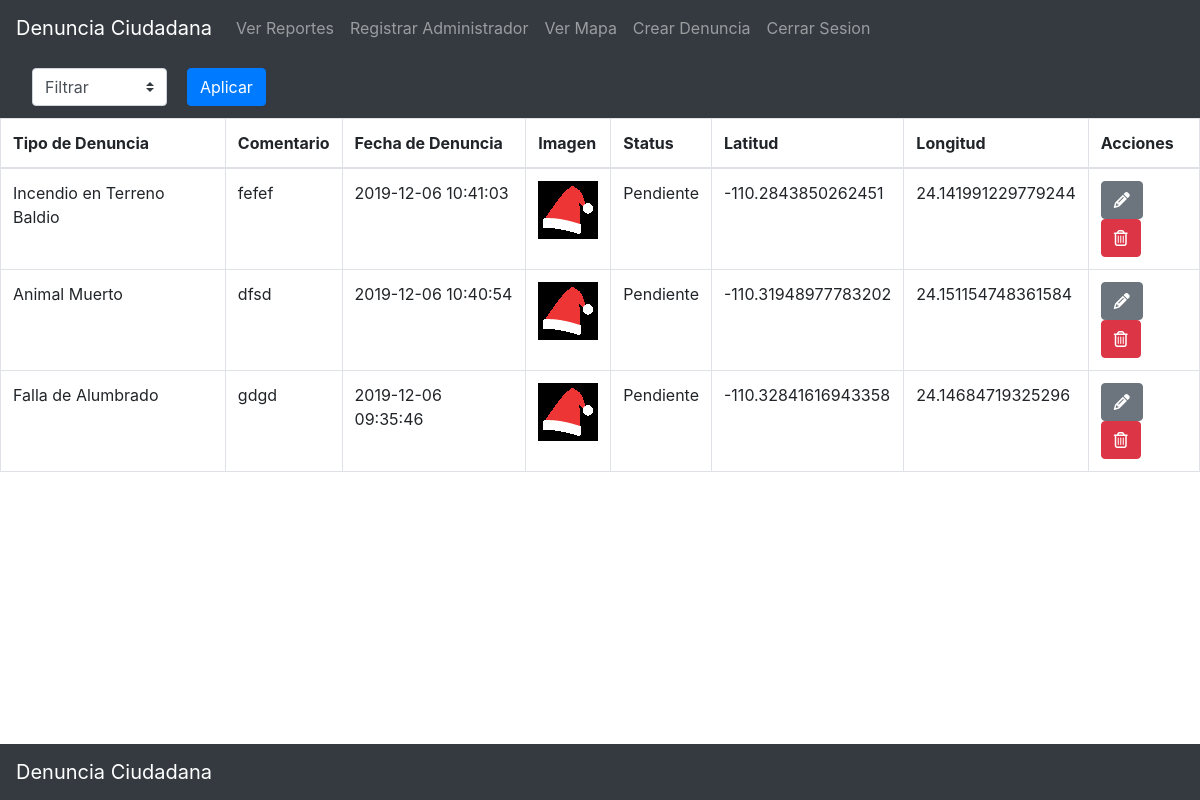
/ADMINISTRADOR/VerTodo.php, run on the app's committed database.
### tables this page shows
CREATE TABLE `denuncias` (
  `id` int(11) NOT NULL,
  `tipo` varchar(80) DEFAULT NULL,
  `fecha_hora` timestamp NOT NULL DEFAULT current_timestamp() ON UPDATE current_timestamp(),
  `comentario` varchar(250) DEFAULT NULL,
  `imagen` mediumblob DEFAULT NULL,
  `latitud` varchar(20) DEFAULT NULL,
  `longitud` varchar(20) DEFAULT NULL,
  `status` varchar(20) DEFAULT 'Pendiente',
  `IdUsuario` int(11) DEFAULT NULL,
  `IdAdmin` int(11) DEFAULT NULL
);

### ADMINISTRADOR/VerTodo.php (the view, shortened to what this page needs)
<?php include ("db.php")?>
<?php include ("includes/HeaderAdmin.php")?>
	  <nav class="navbar navbar-expand-lg navbar-Dark bg-dark">
				<form method="post">
				  <div class="form-row align-items-center">
				    <div class="col-auto my-1">
				      <select name="dropdown", class="custom-select mr-sm-2" id="inlineFormCustomSelect">
				        <option selected>Filtrar</option>
				      </select>
				    </div>
				    <div class="col-auto my-1">
				      <button type="submit", name="submit" class="btn btn-primary">Aplicar</button>
				    </div>
				  </div>
				</form>
	  </nav>
				<table class="table table-bordered">
					<thead>
						<tr>
							<th>Tipo de Denuncia</th>
							<th>Comentario</th>
							<th>Fecha de Denuncia</th>
							<th>Imagen</th>
							<th>Status</th>
							<th>Latitud</th>
							<th>Longitud</th>
							<th>Acciones</th>
						</tr>
					</thead>
					<tbody>
						<?php
		$query = "select *from denuncias ORDER BY Fecha_Hora DESC  ";
						$result_task=mysqli_query($con,$query);
						while ($row=mysqli_fetch_array($result_task)) { ?>
							<tr>
								<td><?php echo $row['tipo']?></td>
								<td><?php echo $row['comentario']?></td>
								<td><?php echo $row['fecha_hora']?></td>
								<td><?php echo $row['imagen']?>
							 <div style="background-color:black; text-align:center; padding: 5px;">
							  <img>
							</div>
								</td>
								<td><?php echo $row['status']?>
								<td><?php echo $row['longitud']?>
								<td><?php echo $row['latitud']?>
								<td>
									<a href="actualizar.php?id=<?php echo $row['id']?>" class="btn btn-secondary">
									<i class="fas fa-pencil-alt"></i>
									</a>
									<a href="borrar_denuncia.php?id=<?php echo $row['id']?>" class="btn btn-danger">
									<i class="far fa-trash-alt"></i>
									</a>
								</td>
							</tr>
						<?php } ?>
					</tbody>
				</table>
			<?php include ("mapaTodo.php")?>
		<?php include ("includes/footer.php")?>

### data on the page
denuncias: tipo "Incendio en Terreno Baldio", comentario "fefef", fecha_hora "2019-12-06 10:41:03", status "Pendiente", longitud "-110.2843850262451", latitud "24.141991229779244"
denuncias: tipo "Animal Muerto", comentario "dfsd", fecha_hora "2019-12-06 10:40:54", status "Pendiente", longitud "-110.31948977783202", latitud "24.151154748361584"
denuncias: tipo "Falla de Alumbrado", comentario "gdgd", fecha_hora "2019-12-06 09:35:46", status "Pendiente", longitud "-110.32841616943358", latitud "24.14684719325296"
